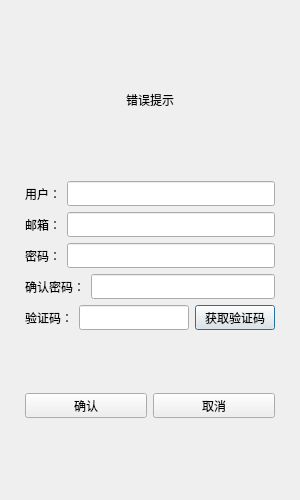
<?xml version="1.0" encoding="UTF-8"?>
<ui version="4.0">
 <class>RegisterDialog</class>
 <widget class="QDialog" name="RegisterDialog">
  <property name="geometry">
   <rect>
    <x>0</x>
    <y>0</y>
    <width>300</width>
    <height>500</height>
   </rect>
  </property>
  <property name="minimumSize">
   <size>
    <width>300</width>
    <height>500</height>
   </size>
  </property>
  <property name="maximumSize">
   <size>
    <width>300</width>
    <height>500</height>
   </size>
  </property>
  <property name="windowTitle">
   <string>Dialog</string>
  </property>
  <layout class="QVBoxLayout" name="verticalLayout_2">
   <item>
    <layout class="QVBoxLayout" name="verticalLayout">
     <property name="leftMargin">
      <number>5</number>
     </property>
     <property name="topMargin">
      <number>5</number>
     </property>
     <property name="rightMargin">
      <number>5</number>
     </property>
     <property name="bottomMargin">
      <number>5</number>
     </property>
     <item>
      <widget class="QStackedWidget" name="stackedWidget">
       <widget class="QWidget" name="page">
        <layout class="QVBoxLayout" name="verticalLayout_3">
         <item>
          <spacer name="verticalSpacer">
           <property name="orientation">
            <enum>Qt::Vertical</enum>
           </property>
           <property name="sizeHint" stdset="0">
            <size>
             <width>20</width>
             <height>40</height>
            </size>
           </property>
          </spacer>
         </item>
         <item>
          <widget class="QWidget" name="widget" native="true">
           <layout class="QVBoxLayout" name="verticalLayout_4">
            <item>
             <widget class="QLabel" name="err_tip">
              <property name="text">
               <string>错误提示</string>
              </property>
              <property name="alignment">
               <set>Qt::AlignCenter</set>
              </property>
             </widget>
            </item>
           </layout>
          </widget>
         </item>
         <item>
          <spacer name="verticalSpacer_4">
           <property name="orientation">
            <enum>Qt::Vertical</enum>
           </property>
           <property name="sizeHint" stdset="0">
            <size>
             <width>20</width>
             <height>40</height>
            </size>
           </property>
          </spacer>
         </item>
         <item>
          <layout class="QHBoxLayout" name="horizontalLayout_3">
           <item>
            <widget class="QLabel" name="user_label">
             <property name="minimumSize">
              <size>
               <width>0</width>
               <height>25</height>
              </size>
             </property>
             <property name="maximumSize">
              <size>
               <width>16777215</width>
               <height>25</height>
              </size>
             </property>
             <property name="text">
              <string>用户：</string>
             </property>
            </widget>
           </item>
           <item>
            <widget class="QLineEdit" name="user_edit">
             <property name="minimumSize">
              <size>
               <width>0</width>
               <height>25</height>
              </size>
             </property>
             <property name="maximumSize">
              <size>
               <width>16777215</width>
               <height>25</height>
              </size>
             </property>
            </widget>
           </item>
          </layout>
         </item>
         <item>
          <layout class="QHBoxLayout" name="horizontalLayout_4">
           <item>
            <widget class="QLabel" name="label">
             <property name="minimumSize">
              <size>
               <width>0</width>
               <height>25</height>
              </size>
             </property>
             <property name="maximumSize">
              <size>
               <width>16777215</width>
               <height>25</height>
              </size>
             </property>
             <property name="text">
              <string>邮箱：</string>
             </property>
            </widget>
           </item>
           <item>
            <widget class="QLineEdit" name="email_edit">
             <property name="minimumSize">
              <size>
               <width>0</width>
               <height>25</height>
              </size>
             </property>
             <property name="maximumSize">
              <size>
               <width>16777215</width>
               <height>25</height>
              </size>
             </property>
            </widget>
           </item>
          </layout>
         </item>
         <item>
          <layout class="QHBoxLayout" name="horizontalLayout_5">
           <item>
            <widget class="QLabel" name="pass_label">
             <property name="minimumSize">
              <size>
               <width>0</width>
               <height>25</height>
              </size>
             </property>
             <property name="maximumSize">
              <size>
               <width>16777215</width>
               <height>25</height>
              </size>
             </property>
             <property name="text">
              <string>密码：</string>
             </property>
            </widget>
           </item>
           <item>
            <widget class="QLineEdit" name="pass_edit">
             <property name="minimumSize">
              <size>
               <width>0</width>
               <height>25</height>
              </size>
             </property>
             <property name="maximumSize">
              <size>
               <width>16777215</width>
               <height>25</height>
              </size>
             </property>
            </widget>
           </item>
          </layout>
         </item>
         <item>
          <layout class="QHBoxLayout" name="horizontalLayout_6">
           <item>
            <widget class="QLabel" name="confirm_label">
             <property name="minimumSize">
              <size>
               <width>0</width>
               <height>25</height>
              </size>
             </property>
             <property name="maximumSize">
              <size>
               <width>16777215</width>
               <height>25</height>
              </size>
             </property>
             <property name="text">
              <string>确认密码：</string>
             </property>
            </widget>
           </item>
           <item>
            <widget class="QLineEdit" name="confirm_edit">
             <property name="minimumSize">
              <size>
               <width>0</width>
               <height>25</height>
              </size>
             </property>
             <property name="maximumSize">
              <size>
               <width>16777215</width>
               <height>25</height>
              </size>
             </property>
            </widget>
           </item>
          </layout>
         </item>
         <item>
          <layout class="QHBoxLayout" name="horizontalLayout_7">
           <item>
            <widget class="QLabel" name="varify_label">
             <property name="minimumSize">
              <size>
               <width>0</width>
               <height>25</height>
              </size>
             </property>
             <property name="maximumSize">
              <size>
               <width>16777215</width>
               <height>25</height>
              </size>
             </property>
             <property name="text">
              <string>验证码：</string>
             </property>
            </widget>
           </item>
           <item>
            <widget class="QLineEdit" name="verify_edit">
             <property name="minimumSize">
              <size>
               <width>0</width>
               <height>25</height>
              </size>
             </property>
             <property name="maximumSize">
              <size>
               <width>16777215</width>
               <height>25</height>
              </size>
             </property>
            </widget>
           </item>
           <item>
            <widget class="TimerBtn" name="get_code">
             <property name="minimumSize">
              <size>
               <width>0</width>
               <height>25</height>
              </size>
             </property>
             <property name="maximumSize">
              <size>
               <width>16777215</width>
               <height>25</height>
              </size>
             </property>
             <property name="text">
              <string>获取验证码</string>
             </property>
            </widget>
           </item>
          </layout>
         </item>
         <item>
          <spacer name="verticalSpacer_2">
           <property name="orientation">
            <enum>Qt::Vertical</enum>
           </property>
           <property name="sizeHint" stdset="0">
            <size>
             <width>20</width>
             <height>40</height>
            </size>
           </property>
          </spacer>
         </item>
         <item>
          <layout class="QHBoxLayout" name="horizontalLayout_8">
           <item>
            <widget class="QPushButton" name="confirm_button">
             <property name="minimumSize">
              <size>
               <width>0</width>
               <height>25</height>
              </size>
             </property>
             <property name="maximumSize">
              <size>
               <width>16777215</width>
               <height>25</height>
              </size>
             </property>
             <property name="text">
              <string>确认</string>
             </property>
            </widget>
           </item>
           <item>
            <widget class="QPushButton" name="cancel_button">
             <property name="minimumSize">
              <size>
               <width>0</width>
               <height>25</height>
              </size>
             </property>
             <property name="maximumSize">
              <size>
               <width>16777215</width>
               <height>25</height>
              </size>
             </property>
             <property name="text">
              <string>取消</string>
             </property>
            </widget>
           </item>
          </layout>
         </item>
         <item>
          <spacer name="verticalSpacer_3">
           <property name="orientation">
            <enum>Qt::Vertical</enum>
           </property>
           <property name="sizeHint" stdset="0">
            <size>
             <width>20</width>
             <height>40</height>
            </size>
           </property>
          </spacer>
         </item>
        </layout>
       </widget>
       <widget class="QWidget" name="page_2"/>
      </widget>
     </item>
    </layout>
   </item>
  </layout>
 </widget>
 <customwidgets>
  <customwidget>
   <class>TimerBtn</class>
   <extends>QPushButton</extends>
   <header>timerbtn.h</header>
  </customwidget>
 </customwidgets>
 <resources/>
 <connections/>
</ui>
